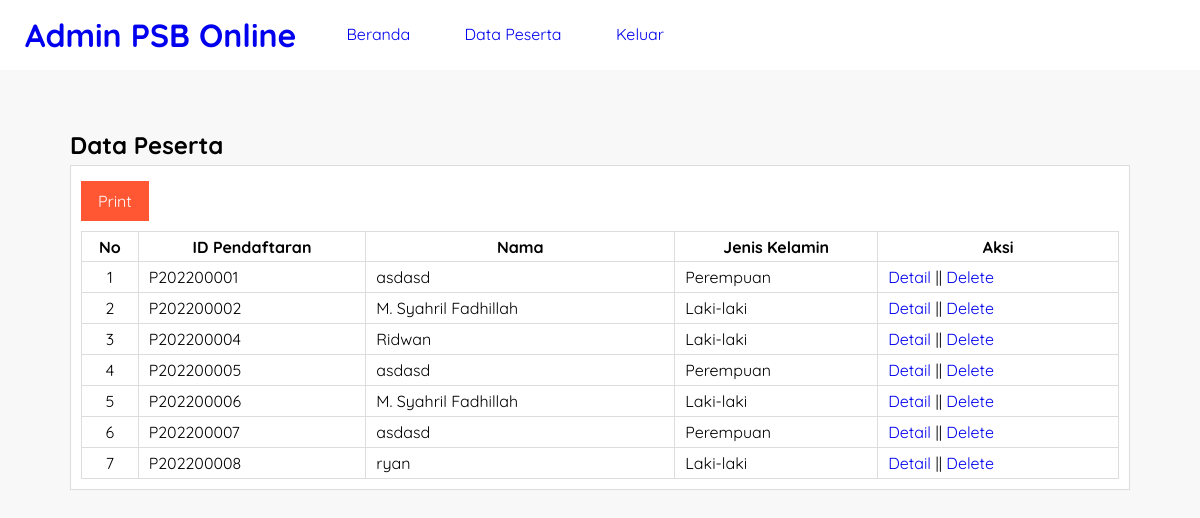
Screenshot of /data-peserta.php (signed in) with the database file from the repository.
### tables this page shows
CREATE TABLE `tbl_pendaftaran` (
  `id_pendaftaran` char(10) NOT NULL,
  `tgl_daftar` date NOT NULL,
  `th_ajaran` varchar(9) NOT NULL,
  `jurusan` varchar(50) NOT NULL,
  `nm_peserta` varchar(50) NOT NULL,
  `tmp_lahir` varchar(50) NOT NULL,
  `tgl_lahir` date NOT NULL,
  `jk` enum('Laki-laki','Perempuan') NOT NULL,
  `agama` varchar(15) NOT NULL,
  `almt_peserta` text NOT NULL
);

### data-peserta.php (the view, shortened to what this page needs)
<?php
include 'koneksi.php';
?>
<!DOCTYPE html>
<html lang="en">
<head>
    <link rel="stylesheet" type="text/css" href="css/style.css">
</head>
<body>
    <header>
        <h1><a href="berand.php">Admin PSB Online</a></h1>
        <ul>
            <li><a href="beranda.php">Beranda</a></li>
            <li><a href="data-peserta.php">Data Peserta</a></li>
            <li><a href="keluar.php">Keluar</a></li>
        </ul>
    </header>
    <section class="content">
        <h2>Data Peserta</h2>
        <div class="box">
            <a href="cetak-peserta.php" target="_blank" class="btn-cetak">Print</a>
            <table class="table" border="1">
                <thead>
                    <tr>
                        <th>No</th>
                        <th>ID Pendaftaran</th>
                        <th>Nama</th>
                        <th>Jenis Kelamin</th>
                        <th>Aksi</th>
                    </tr>
                </thead>
                <tbody>
                    <?php
                    $no = 1;
                    $list_peserta = mysqli_query($conn, "SELECT * FROM tbl_pendaftaran");
                    while ($row  = mysqli_fetch_array($list_peserta)) {
                    ?>
                        <tr>
                            <td><?php echo $no++ ?></td>
                            <td><?php echo $row['id_pendaftaran'] ?></td>
                            <td><?php echo $row['nm_peserta'] ?></td>
                            <td><?php echo $row['jk'] ?></td>
                            <td>
                                <a href="detail-peserta.php?id=<?php echo $row['id_pendaftaran'] ?>">Detail</a> ||
                                <a href="delete-peserta.php?id=<?php echo $row['id_pendaftaran'] ?>" onclick="return confirm('Apakah anda yakin ingin menghapus data?')">Delete</a>
                            </td>
                        </tr>
                    <?php } ?>
                </tbody>
            </table>
        </div>
    </section>
</body>
</html>

### css/style.css (style rules this page uses)
* { margin: 0; padding: 0; font-family: "Quicksand", sans-serif; }
body { background-color: #f8f8f8; }
.box { background-color: #fff; border: 1px solid #ddd; padding: 10px; box-sizing: border-box; margin: 5px 0 25px; }
.btn-cetak { display: inline-block; padding: 10px 17px; color: #fff; background-color: #ff5733; margin-top: 5px; margin-bottom: 10px; }
header { background-color: #fff; }
header::after { content: ""; display: block; clear: both; }
header h1 { padding: 15px 25px; display: inline-block; float: left; }
header ul { float: left; }
header ul li { padding: 24px 25px; display: inline-block; }
a { text-decoration: none; }
.content { width: 90%; padding: 10px; box-sizing: border-box; margin: 50px auto; }
.table { width: 100%; border-collapse: collapse; border: 1px solid #ddd; }
.table tr { height: 30px; }
.table td { padding: 5px 10px; }
.table tr td:nth-child(1) { text-align: center; }

### rows the page displays
tbl_pendaftaran: id_pendaftaran "P202200001", nm_peserta "asdasd", jk "Perempuan"
tbl_pendaftaran: id_pendaftaran "P202200002", nm_peserta "M. Syahril Fadhillah", jk "Laki-laki"
tbl_pendaftaran: id_pendaftaran "P202200004", nm_peserta "Ridwan", jk "Laki-laki"
tbl_pendaftaran: id_pendaftaran "P202200005", nm_peserta "asdasd", jk "Perempuan"
tbl_pendaftaran: id_pendaftaran "P202200006", nm_peserta "M. Syahril Fadhillah", jk "Laki-laki"
tbl_pendaftaran: id_pendaftaran "P202200007", nm_peserta "asdasd", jk "Perempuan"
tbl_pendaftaran: id_pendaftaran "P202200008", nm_peserta "ryan", jk "Laki-laki"
